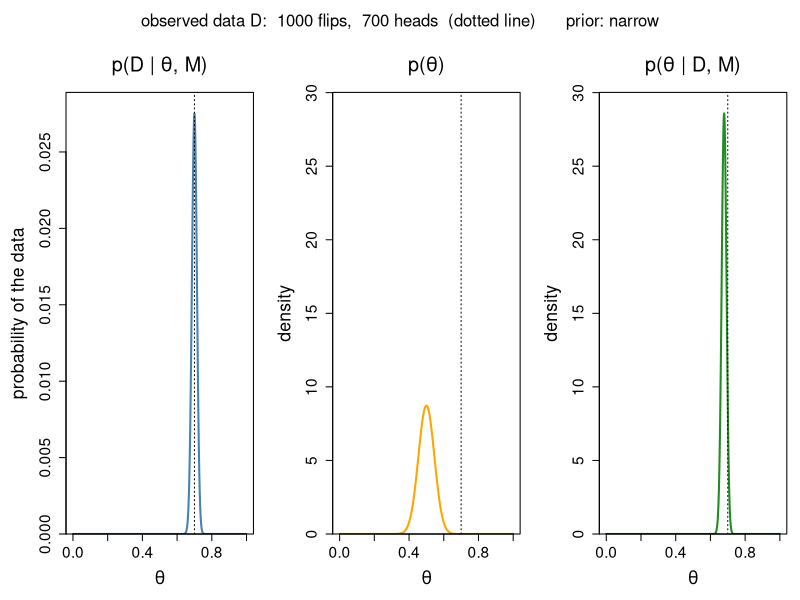

Generate this figure with R:
# Same data, two priors: the three curves of Bayes' theorem.
#
# CoinLikelihoodCurve.R built the likelihood curve.  This script adds the two
# remaining pieces, the prior and the posterior, and lets us swap the prior
# while the data stay exactly the same.

prior_used <- "narrow"   # the switch: "narrow" (machine A) or "wide" (machine B)

heads <- 700               # the data, D: what we actually saw ...
throws <- 1000             # ... in this many flips

# Both priors are centred on 0.5; they differ only in how wide they are.  One
# way to read the numbers: a prior with shapes (a, b) is what we would believe
# after already having seen a heads and b tails from this coin.  Machine A
# comes with 120 flips' worth of trust, machine B with 4.
priors <- list(narrow = c(60, 60),   # machine A: high quality, bias near 0.5
               wide   = c(2, 2))     # machine B: sloppy, bias almost anywhere

# ---------------------------------------------------------------- the curves

# Candidate values for theta.  Everything below is done once per candidate.
step <- 0.001
theta <- seq(0, 1, by = step)

# p(D | theta, M): the red bar of each candidate.  It does not know which
# prior we picked, so it is the same curve whichever way the switch is set.
likelihood <- dbinom(heads, throws, theta)

# Bayes' theorem, candidate by candidate.  The denominator p(D | M) is one
# number: the likelihood averaged over the prior.  Dividing by it changes the
# height of the posterior, so that its area is 1, but not its shape.
posterior_for <- function(shapes)
{
  prior <- dbeta(theta, shapes[1], shapes[2])
  p_data <- sum(likelihood * prior) * step
  list(prior = prior, posterior = likelihood * prior / p_data)
}

curves <- lapply(priors, posterior_for)
shown <- curves[[prior_used]]

# ---------------------------------------------------------------- the plot

# The density axis is set by BOTH priors, not just the one on display.  That
# way nothing but the curves changes when the switch is flipped.
ymax <- max(sapply(curves, function(x) max(x$prior, x$posterior))) * 1.05

# R shrinks the text when three panels share a row; the cex settings undo that
# so the labels survive being put on a slide.
par(mfrow = c(1, 3), oma = c(0, 0, 3, 0), mar = c(5, 5, 4, 1),
    cex.axis = 1.4, cex.lab = 1.6, cex.main = 1.8)

# The likelihood.  Its y axis is a probability (of the data), not a density.
plot(theta, likelihood, type = "l", lwd = 2, col = "steelblue",
     ylim = c(0, max(likelihood) * 1.05), yaxs = "i",
     xlab = bquote(theta), ylab = "probability of the data",
     main = bquote("p(D | " * theta * ", M)"))
abline(v = heads / throws, lty = 3)

# The prior.
plot(theta, shown$prior, type = "l", lwd = 2, col = "orange",
     ylim = c(0, ymax), yaxs = "i",
     xlab = bquote(theta), ylab = "density",
     main = bquote("p(" * theta * ")"))
abline(v = heads / throws, lty = 3)

# The posterior.
plot(theta, shown$posterior, type = "l", lwd = 2, col = "forestgreen",
     ylim = c(0, ymax), yaxs = "i",
     xlab = bquote(theta), ylab = "density",
     main = bquote("p(" * theta * " | D, M)"))
abline(v = heads / throws, lty = 3)

mtext(paste0("observed data D:  ", throws, " flips,  ", heads, " heads",
             "  (dotted line)      prior: ", prior_used),
      outer = TRUE, line = 0.8, cex = 1)

# ---------------------------------------------------------------- the point

# The posterior is a compromise between what we believed and what we saw.
# With the narrow prior ten flips hardly move us: the coin gave 70% heads and
# we still think it is close to fair.  With the wide prior the same ten flips
# carry most of the weight, and the posterior ends up near the data.
best <- theta[which.max(shown$posterior)]
cat("prior               :", prior_used, "\n")
cat("observed proportion :", heads / throws, "\n")
cat("posterior peaks at  :", round(best, 2), "\n")
